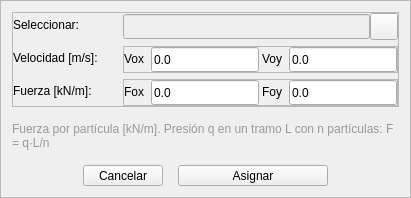
             <widget class="QFrame" name="frame_materialPoint4">
              <property name="sizePolicy">
               <sizepolicy hsizetype="Preferred" vsizetype="Preferred">
                <horstretch>0</horstretch>
                <verstretch>0</verstretch>
               </sizepolicy>
              </property>
              <property name="frameShape">
               <enum>QFrame::Shape::StyledPanel</enum>
              </property>
              <property name="frameShadow">
               <enum>QFrame::Shadow::Raised</enum>
              </property>
              <layout class="QVBoxLayout" name="verticalLayout_7">
               <property name="spacing">
                <number>15</number>
               </property>
               <item>
                <widget class="QFrame" name="frame_4">
                 <property name="styleSheet">
                  <string notr="true"/>
                 </property>
                 <property name="frameShape">
                  <enum>QFrame::Shape::StyledPanel</enum>
                 </property>
                 <property name="frameShadow">
                  <enum>QFrame::Shadow::Raised</enum>
                 </property>
                 <layout class="QFormLayout" name="formLayout_4">
                  <property name="horizontalSpacing">
                   <number>0</number>
                  </property>
                  <property name="verticalSpacing">
                   <number>6</number>
                  </property>
                  <property name="leftMargin">
                   <number>0</number>
                  </property>
                  <property name="topMargin">
                   <number>0</number>
                  </property>
                  <property name="rightMargin">
                   <number>0</number>
                  </property>
                  <property name="bottomMargin">
                   <number>0</number>
                  </property>
                  <item row="0" column="0">
                   <widget class="QLabel" name="label_textPM4">
                    <property name="minimumSize">
                     <size>
                      <width>110</width>
                      <height>0</height>
                     </size>
                    </property>
                    <property name="text">
                     <string>Seleccionar:</string>
                    </property>
                    <property name="QLabelStyle" stdset="0">
                     <number>3</number>
                    </property>
                   </widget>
                  </item>
                  <item row="0" column="1">
                   <layout class="QHBoxLayout" name="horizontalLayout_15">
                    <property name="spacing">
                     <number>0</number>
                    </property>
                    <item>
                     <widget class="QLineEdit" name="lineEdit_textMPSelected">
                      <property name="enabled">
                       <bool>false</bool>
                      </property>
                      <property name="minimumSize">
                       <size>
                        <width>120</width>
                        <height>25</height>
                       </size>
                      </property>
                      <property name="maximumSize">
                       <size>
                        <width>16777215</width>
                        <height>16777215</height>
                       </size>
                      </property>
                      <property name="text">
                       <string/>
                      </property>
                      <property name="QLineEditStyle" stdset="0">
                       <number>2</number>
                      </property>
                     </widget>
                    </item>
                    <item>
                     <widget class="QToolButton" name="toolButton_btnMPDrawSelected">
                      <property name="toolTip">
                       <string>Seleccionar puntos en el dibujo</string>
                      </property>
                      <property name="text">
                       <string/>
                      </property>
                      <property name="icon">
                       <iconset resource="../resources/iconos.qrc">
                        <normaloff>:/iconos/iconos_menu_draw_mesh/select.svg</normaloff>:/iconos/iconos_menu_draw_mesh/select.svg</iconset>
                      </property>
                      <property name="iconSize">
                       <size>
                        <width>20</width>
                        <height>20</height>
                       </size>
                      </property>
                      <property name="arrowType">
                       <enum>Qt::ArrowType::NoArrow</enum>
                      </property>
                      <property name="QToolButtonStyle" stdset="0">
                       <number>1</number>
                      </property>
                     </widget>
                    </item>
                   </layout>
                  </item>
                  <item row="1" column="0">
                   <widget class="QLabel" name="label_textPM3">
                    <property name="minimumSize">
                     <size>
                      <width>90</width>
                      <height>0</height>
                     </size>
                    </property>
                    <property name="text">
                     <string>Velocidad [m/s]:</string>
                    </property>
                    <property name="QLabelStyle" stdset="0">
                     <number>3</number>
                    </property>
                   </widget>
                  </item>
                  <item row="1" column="1">
                   <widget class="QFrame" name="frame_8">
                    <property name="sizePolicy">
                     <sizepolicy hsizetype="Preferred" vsizetype="Preferred">
                      <horstretch>0</horstretch>
                      <verstretch>0</verstretch>
                     </sizepolicy>
                    </property>
                    <property name="frameShape">
                     <enum>QFrame::Shape::StyledPanel</enum>
                    </property>
                    <property name="frameShadow">
                     <enum>QFrame::Shadow::Raised</enum>
                    </property>
                    <layout class="QHBoxLayout" name="horizontalLayout_22">
                     <property name="spacing">
                      <number>3</number>
                     </property>
                     <property name="leftMargin">
                      <number>0</number>
                     </property>
                     <property name="topMargin">
                      <number>0</number>
                     </property>
                     <property name="rightMargin">
                      <number>0</number>
                     </property>
                     <property name="bottomMargin">
                      <number>0</number>
                     </property>
                     <item>
                      <widget class="QLabel" name="label_textPM_Velx">
                       <property name="minimumSize">
                        <size>
                         <width>0</width>
                         <height>0</height>
                        </size>
                       </property>
                       <property name="text">
                        <string>&lt;html&gt;&lt;head/&gt;&lt;body&gt;&lt;p&gt;Vox &lt;/p&gt;&lt;/body&gt;&lt;/html&gt;</string>
                       </property>
                       <property name="QLabelStyle" stdset="0">
                        <number>3</number>
                       </property>
                      </widget>
                     </item>
                     <item>
                      <widget class="QLineEdit" name="lineEdit_textPM_Velx">
                       <property name="minimumSize">
                        <size>
                         <width>50</width>
                         <height>25</height>
                        </size>
                       </property>
                       <property name="text">
                        <string>0.0</string>
                       </property>
                       <property name="QLineEditStyle" stdset="0">
                        <number>1</number>
                       </property>
                      </widget>
                     </item>
                     <item>
                      <widget class="QLabel" name="label_textPM_Vely">
                       <property name="minimumSize">
                        <size>
                         <width>0</width>
                         <height>0</height>
                        </size>
                       </property>
                       <property name="text">
                        <string>&lt;html&gt;&lt;head/&gt;&lt;body&gt;&lt;p&gt; Voy &lt;/p&gt;&lt;/body&gt;&lt;/html&gt;</string>
                       </property>
                       <property name="QLabelStyle" stdset="0">
                        <number>3</number>
                       </property>
                      </widget>
                     </item>
                     <item>
                      <widget class="QLineEdit" name="lineEdit_textPM_Vely">
                       <property name="minimumSize">
                        <size>
                         <width>50</width>
                         <height>25</height>
                        </size>
                       </property>
                       <property name="text">
                        <string>0.0</string>
                       </property>
                       <property name="QLineEditStyle" stdset="0">
                        <number>1</number>
                       </property>
                      </widget>
                     </item>
                    </layout>
                   </widget>
                  </item>
                  <item row="2" column="0">
                   <widget class="QLabel" name="label_textPM2">
                    <property name="minimumSize">
                     <size>
                      <width>65</width>
                      <height>0</height>
                     </size>
                    </property>
                    <property name="text">
                     <string>Fuerza [kN/m]:</string>
                    </property>
                    <property name="QLabelStyle" stdset="0">
                     <number>3</number>
                    </property>
                   </widget>
                  </item>
                  <item row="2" column="1">
                   <widget class="QFrame" name="frame_9">
                    <property name="sizePolicy">
                     <sizepolicy hsizetype="Preferred" vsizetype="Preferred">
                      <horstretch>0</horstretch>
                      <verstretch>0</verstretch>
                     </sizepolicy>
                    </property>
                    <property name="frameShape">
                     <enum>QFrame::Shape::StyledPanel</enum>
                    </property>
                    <property name="frameShadow">
                     <enum>QFrame::Shadow::Raised</enum>
                    </property>
                    <layout class="QHBoxLayout" name="horizontalLayout_23">
                     <property name="spacing">
                      <number>3</number>
                     </property>
                     <property name="leftMargin">
                      <number>0</number>
                     </property>
                     <property name="topMargin">
                      <number>0</number>
                     </property>
                     <property name="rightMargin">
                      <number>0</number>
                     </property>
                     <property name="bottomMargin">
                      <number>0</number>
                     </property>
                     <item>
                      <widget class="QLabel" name="label_textPM_Felx">
                       <property name="minimumSize">
                        <size>
                         <width>0</width>
                         <height>0</height>
                        </size>
                       </property>
                       <property name="text">
                        <string>&lt;html&gt;&lt;head/&gt;&lt;body&gt;&lt;p&gt;Fox &lt;/p&gt;&lt;/body&gt;&lt;/html&gt;</string>
                       </property>
                       <property name="QLabelStyle" stdset="0">
                        <number>3</number>
                       </property>
                      </widget>
                     </item>
                     <item>
                      <widget class="QLineEdit" name="lineEdit_textPM_Felx">
                       <property name="minimumSize">
                        <size>
                         <width>50</width>
                         <height>25</height>
                        </size>
                       </property>
                       <property name="toolTip">
                        <string>Fuerza final por partícula [kN/m]. Presión q en un tramo L con n partículas: F = q·L/n. Si cambias la malla, recalcula F.</string>
                       </property>
                       <property name="text">
                        <string>0.0</string>
                       </property>
                       <property name="QLineEditStyle" stdset="0">
                        <number>1</number>
                       </property>
                      </widget>
                     </item>
                     <item>
                      <widget class="QLabel" name="label_textPM_Pely">
                       <property name="minimumSize">
                        <size>
                         <width>0</width>
                         <height>0</height>
                        </size>
                       </property>
                       <property name="text">
                        <string>&lt;html&gt;&lt;head/&gt;&lt;body&gt;&lt;p&gt;Foy &lt;/p&gt;&lt;/body&gt;&lt;/html&gt;</string>
                       </property>
                       <property name="QLabelStyle" stdset="0">
                        <number>3</number>
                       </property>
                      </widget>
                     </item>
                     <item>
                      <widget class="QLineEdit" name="lineEdit_textPM_Fely">
                       <property name="minimumSize">
                        <size>
                         <width>50</width>
                         <height>25</height>
                        </size>
                       </property>
                       <property name="toolTip">
                        <string>Fuerza final por partícula [kN/m]. Presión q en un tramo L con n partículas: F = q·L/n. Si cambias la malla, recalcula F.</string>
                       </property>
                       <property name="text">
                        <string>0.0</string>
                       </property>
                       <property name="QLineEditStyle" stdset="0">
                        <number>1</number>
                       </property>
                      </widget>
                     </item>
                    </layout>
                   </widget>
                  </item>
                 </layout>
                </widget>
               </item>
               <item>
                <widget class="QLabel" name="label_forceHelp">
                 <property name="styleSheet">
                  <string notr="true">background: transparent; color: #999999; font: italic 8pt &quot;Ubuntu&quot;;</string>
                 </property>
                 <property name="text">
                  <string>Fuerza por partícula [kN/m]. Presión q en un tramo L con n partículas: F = q·L/n</string>
                 </property>
                 <property name="wordWrap">
                  <bool>true</bool>
                 </property>
                </widget>
               </item>
               <item>
                <layout class="QHBoxLayout" name="horizontalLayout_16">
                 <item>
                  <spacer name="horizontalSpacer_5">
                   <property name="orientation">
                    <enum>Qt::Orientation::Horizontal</enum>
                   </property>
                   <property name="sizeHint" stdset="0">
                    <size>
                     <width>40</width>
                     <height>20</height>
                    </size>
                   </property>
                  </spacer>
                 </item>
                 <item>
                  <widget class="QToolButton" name="toolButton_PointMaterialCancel_2">
                   <property name="minimumSize">
                    <size>
                     <width>80</width>
                     <height>0</height>
                    </size>
                   </property>
                   <property name="maximumSize">
                    <size>
                     <width>150</width>
                     <height>16777215</height>
                    </size>
                   </property>
                   <property name="text">
                    <string>Cancelar</string>
                   </property>
                   <property name="QToolButtonStyle" stdset="0">
                    <number>3</number>
                   </property>
                  </widget>
                 </item>
                 <item>
                  <widget class="QToolButton" name="toolButton_PointMaterialAssing">
                   <property name="minimumSize">
                    <size>
                     <width>150</width>
                     <height>0</height>
                    </size>
                   </property>
                   <property name="maximumSize">
                    <size>
                     <width>150</width>
                     <height>16777215</height>
                    </size>
                   </property>
                   <property name="text">
                    <string>Asignar</string>
                   </property>
                   <property name="QToolButtonStyle" stdset="0">
                    <number>2</number>
                   </property>
                  </widget>
                 </item>
                 <item>
                  <spacer name="horizontalSpacer_6">
                   <property name="orientation">
                    <enum>Qt::Orientation::Horizontal</enum>
                   </property>
                   <property name="sizeHint" stdset="0">
                    <size>
                     <width>40</width>
                     <height>20</height>
                    </size>
                   </property>
                  </spacer>
                 </item>
                </layout>
               </item>
              </layout>
             </widget>
